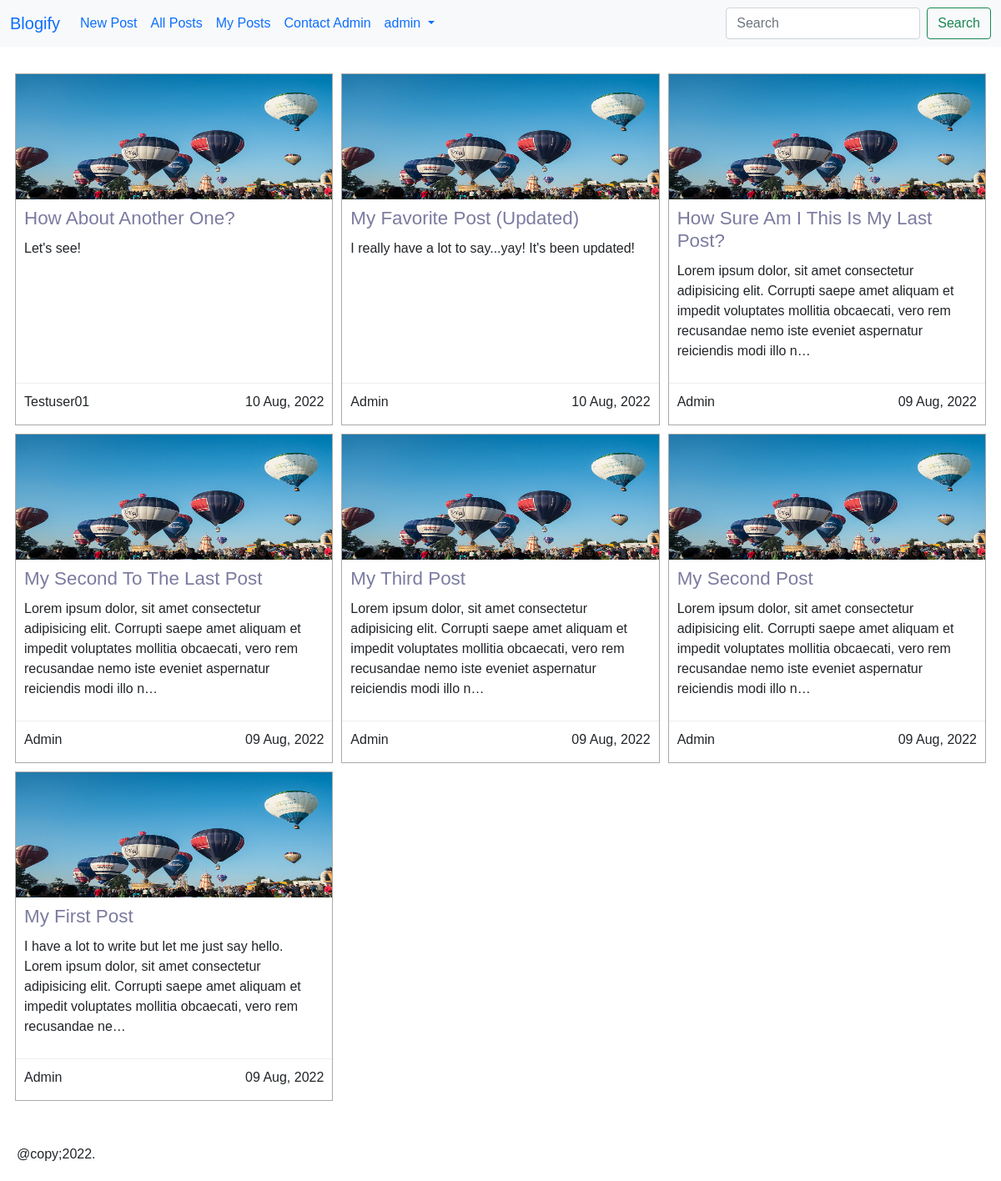
The app's page /posts/ (signed in) with its own data.
### users/models.py (models this page shows)
class CustomUser(AbstractUser):
    pass

### posts/models.py (models this page shows, shortened)
class Post(models.Model):
    STATUS_CHOICES = (
        ('draft', 'Draft'),
        ('published', 'Published'),
    )
    title = models.CharField(max_length=255)
    author = models.ForeignKey(
        get_user_model(),
        on_delete = models.CASCADE,
        related_name = 'posts'
    )
    body = models.TextField()
    publish = models.DateTimeField(default=timezone.now)
    created = models.DateTimeField(auto_now_add=True)
    updated = models.DateTimeField(auto_now=True)
    status = models.CharField(
        max_length=10,
        choices=STATUS_CHOICES,
        default='draft'
    )
    slug = models.SlugField(
        max_length=255,
        blank=True,
        null= True
    )
    class Meta:
        ordering = ('-publish',)

### posts/views.py (the view)
# urls.py: path('', PostListView.as_view(), name='post_list'),
class PostListView(ListView):
    model = Post
    template_name = 'blog/post_list.html'
    context_object_name = 'posts'
    paginate_by = 9
    def get_queryset(self):
        return Post.objects.filter(status='published')

### templates/blog/post_list.html (shortened to what this page needs)
{% extends '_base.html' %}
{% block content %}
    <section class="post-cards">
        {% for post in posts %}
            <div class="post-card">
                <div class="post-card-header">
                    <img src="../../static/assets/balloons.jpg" alt="" />
                </div>
                <div class="post-card-content">
                    <h4><a href="{% url 'post_detail' pk=post.pk %}">{{ post.title|title }}</a></h4>
                    <p>{{ post.body|truncatechars:200 }}</p>
                </div>
                <div class="post-card-footer">
                    <p>{{ post.author.username|title }}</p>
                    <p class="post-date">{{ post.publish|date:"d M, Y" }}</p>
                </div>
            </div>
        {% endfor %}
    </section>
{% endblock content %}

### templates/_base.html (shortened to what this page needs)
{% load static %}
<!DOCTYPE html>
<html lang="en">
<head>
    <link rel="stylesheet" href="https://cdn.jsdelivr.net/npm/bootstrap@5.1.3/dist/css/bootstrap.min.css">
    <link rel="stylesheet" href="{% static 'css/base.css' %}">
</head>
<body>
    {% block body %}
    <header>
        <nav class="navbar navbar-expand-lg bg-light">
            <div class="container-fluid">
              <a class="navbar-brand" href="{% url 'home' %}">Blogify</a>
              {% if user.is_authenticated %}
              <div class="collapse navbar-collapse" id="navbarSupportedContent">
                <ul class="navbar-nav me-auto mb-2 mb-lg-0">
                  <li class="nav-item">
                    <a class="nav-link" href="{% url 'post_create' %}">New Post</a>
                  </li>
                  <li class="nav-item">
                    <a class="nav-link" href="{% url 'post_list' %}">All Posts</a>
                  </li>
                  <li class="nav-item">
                    <a class="nav-link" href="{% url 'my_posts' %}">My Posts</a>
                  </li>
                  <li class="nav-item">
                    <a class="nav-link" href="{% url 'contact' %}">Contact Admin</a>
                  </li>
                  <li class="nav-item dropdown">
                    <a class="nav-link dropdown-toggle" href="#" role="button" data-bs-toggle="dropdown" aria-expanded="false">
                      {{ user.username }}
                    </a>
                  </li>
                </ul>
                <form class="d-flex" role="search" action="{% url 'post_search' %}" method="get">
                  <input name="q" class="form-control me-2" type="search" placeholder="Search" aria-label="Search">
                  <button class="btn btn-outline-success" type="submit">Search</button>
                </form>
              </div>
              {% else %}
              <form action="form-inline ml-auto">
                <a href="{% url 'signup' %}" class="btn btn-sm btn-outline-secondary">Sign Up</a>
                <a href="{% url 'login' %}" class="btn btn-sm btn-primary ml-2">Log In</a>
              </form>
              {% endif %}
            </div>
          </nav>
    </header>
    <main>
        <div class="container">
            {% block content %}{% endblock content %}
        </div>
    </main>
    <footer>
      @copy;2022.
    </footer>
    {% endblock body %}
</body>
</html>

### static/css/base.css (style rules this page uses)
*, body { margin: 0; padding: 0; box-sizing: border-box; }
body { font-family: 'Lucida Sans', 'Lucida Sans Regular', 'Lucida Grande', 'Lucida Sans Unicode', Geneva, Verdana, sans-serif; }
img { max-width: 100%; }
h4 { color: #aaa; }
a { text-decoration: none; }
main { margin: 2em 0; min-height: 75vh; }
.container { width: 99%; max-width: 1200px; margin: 0 auto; }
.post-cards { display: grid; grid-template-columns: 1fr; grid-gap: 10px; }
.post-card { border: 1px solid #aaa; display: grid; grid-template-rows: 150px 1fr 50px; background: #fff; box-shadow: rgba(50, 50, 93, 0.25) 0px 50px 100px -20px, rgba(0, 0, 0, 0,3) 0px 30px 60px -30px, rgba(10, 37, 64, 0.35) 0px -2px 6px 0px inset; }
.post-card-header img { height: 100%; width: 100%; }
.post-card-content, .post-card-footer { padding: 10px; }
.post-card-content { line-height: 1.5; }
.post-card-content h4 { font-size: 1.4em; margin-bottom: 10px; }
.post-card-content h4 a { color: #7b7ba0; text-decoration: none; }
.post-card-footer { border-top: 1px solid #eee; display: flex; justify-content: space-between; }
footer { padding: 20px; background: #fff; }
@media screen and (min-width: 500px) { .post-cards { grid-template-columns: repeat(2, 1fr); } }
@media screen and (min-width: 1000px) { .post-cards { grid-template-columns: repeat(3, 1fr); } }

### records on screen
CustomUser: username "admin"
Post: title "How About Another One?", body "Let's see!", author.username "Testuser01", publish "10 Aug, 2022"
Post: title "My Favorite Post (Updated)", body "I really have a lot to say...yay! It's been updated!", author.username "Admin", publish "10 Aug, 2022"
Post: title "How Sure Am I This Is My Last Post?", body "Lorem ipsum dolor, sit amet consectetur adipisicing elit. Corrupti saepe amet aliquam et impedit voluptates mollitia obcaecati, vero rem recusandae nemo iste eveniet aspernatur reiciendis modi illo n…", author.username "Admin", publish "09 Aug, 2022"
Post: title "My Second To The Last Post", body "Lorem ipsum dolor, sit amet consectetur adipisicing elit. Corrupti saepe amet aliquam et impedit voluptates mollitia obcaecati, vero rem recusandae nemo iste eveniet aspernatur reiciendis modi illo n…", author.username "Admin", publish "09 Aug, 2022"
Post: title "My Third Post", body "Lorem ipsum dolor, sit amet consectetur adipisicing elit. Corrupti saepe amet aliquam et impedit voluptates mollitia obcaecati, vero rem recusandae nemo iste eveniet aspernatur reiciendis modi illo n…", author.username "Admin", publish "09 Aug, 2022"
Post: title "My Second Post", body "Lorem ipsum dolor, sit amet consectetur adipisicing elit. Corrupti saepe amet aliquam et impedit voluptates mollitia obcaecati, vero rem recusandae nemo iste eveniet aspernatur reiciendis modi illo n…", author.username "Admin", publish "09 Aug, 2022"
Post: title "My First Post", body "I have a lot to write but let me just say hello. Lorem ipsum dolor, sit amet consectetur adipisicing elit. Corrupti saepe amet aliquam et impedit voluptates mollitia obcaecati, vero rem recusandae ne…", author.username "Admin", publish "09 Aug, 2022"
